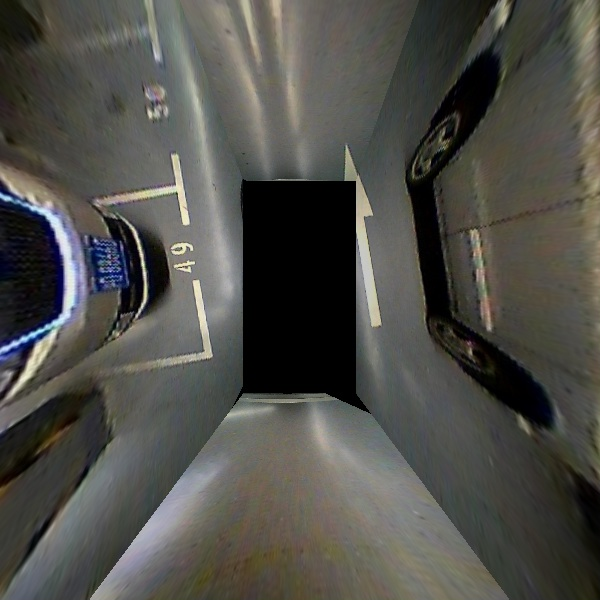
#> input picture img/20161019-1-1.bmp, 600 x 600 px, found by its file name
$ jupyter execute ORB_tracking.ipynb
#> lines starting #> are read from the running program, lines starting #| are printed output that depends on the picture; after the words box and inside, x2 and y2 are one past the last pixel; in counts of white or black regions, pixels touching at a corner belong together
# ORB tracking

- Train a orb detector to detect slot marks

- Add some variation and track the marker in the image

[cell 1]
import cv2
import matplotlib.pyplot as plt
import numpy as np

[cell 2]
# read image
src = cv2.imread('img/20161019-1-1.bmp')
#> src is the input picture: shape (600, 600, 3); mean B, G, R 73.5, 78.7, 79.3
print('Image dimensions:', src.shape)
#| Image dimensions: (600, 600, 3)
plt.imshow(src)

[cell 3]
img = np.copy(src)
cv2.circle( img, (209, 355), 10, (0,255,0), 10)
cv2.circle( img, (87, 376), 10, (0,255,0), 10)

cv2.circle( img, (180, 188), 10, (0,255,0), 10)
cv2.circle( img, (94, 204), 10, (0,255,0), 10)

cv2.circle( img, (153, 31), 10, (0,255,0), 10)
cv2.circle( img, (14, 61), 10, (0,255,0), 10)


plt.imshow(img)

[cell 4]
# find patch
n = 24
patch = src[180-n:180+n, 188-n:188+n]
plt.imshow(patch)

[cell 5]
gray = cv2.cvtColor(patch, cv2.COLOR_RGB2GRAY)
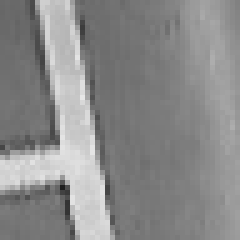
#> gray: shape (48, 48) (shown 5 times larger); min 30, max 231, mean 138.6
plt.imshow(gray)

[cell 6]
# harris corners detect
dst = cv2.cornerHarris(gray, 2, 3, 0.04)

# Dilate corner image to enhance corner points
dst = cv2.dilate(dst,None)

plt.imshow(dst, cmap='gray')

[cell 7]
# find patch
n = 50
patch = src[180-n:180+n, 188-n:188+n]
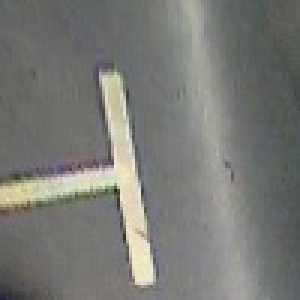
#> patch: shape (100, 100, 3) (shown 3 times larger); mean B, G, R 117.1, 121.8, 120.8
plt.imshow(patch)
print(patch.shape)
#| (100, 100, 3)

[cell 8]
training_gray = patch
training_image= patch
# Import copy to make copies of the training image
import copy

# Set the default figure size
plt.rcParams['figure.figsize'] = [14.0, 7.0]

# Set the parameters of the ORB algorithm by specifying the maximum number of keypoints to locate and
# the pyramid decimation ratio
orb = cv2.ORB_create(200, 2.0)

# Find the keypoints in the gray scale training image and compute their ORB descriptor.
# The None parameter is needed to indicate that we are not using a mask.
keypoints, descriptor = orb.detectAndCompute(training_gray, None)
#> keypoints = 11 keypoints; strongest (x, y, size): (38, 63, 31), (37, 54, 31), (38, 51, 31), (41, 37, 31)

# Create copies of the training image to draw our keypoints on
keyp_without_size = copy.copy(training_image)
keyp_with_size = copy.copy(training_image)

# Draw the keypoints without size or orientation on one copy of the training image
cv2.drawKeypoints(training_image, keypoints, keyp_without_size, color = (0, 255, 0))
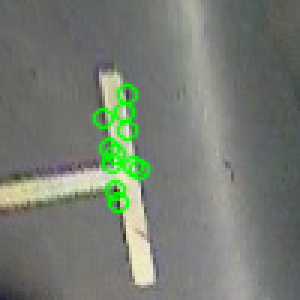
#> keyp_without_size: shape (100, 100, 3) (shown 3 times larger); 4.23% of pixels changed, all inside (x1, y1, x2, y2) = (30, 27, 51, 72)

# Draw the keypoints with size and orientation on the other copy of the training image
cv2.drawKeypoints(training_image, keypoints, keyp_with_size, flags = cv2.DRAW_MATCHES_FLAGS_DRAW_RICH_KEYPOINTS)
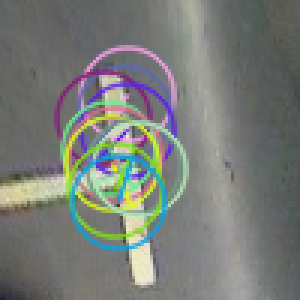
#> keyp_with_size: shape (100, 100, 3) (shown 3 times larger); 19.16% of pixels changed, all inside (x1, y1, x2, y2) = (18, 15, 63, 84)

# Display the image with the keypoints without size or orientation
plt.subplot(121)
plt.title('Keypoints Without Size or Orientation')
plt.imshow(keyp_without_size)

# Display the image with the keypoints with size and orientation
plt.subplot(122)
plt.title('Keypoints With Size and Orientation')
plt.imshow(keyp_with_size)
plt.show()
#> figure, not shown here; B, G, R data is drawn as R, G, B

# Print the number of keypoints detected
print("\nNumber of keypoints Detected: ", len(keypoints))
#| Number of keypoints Detected:  11

[cell 9]
training_gray = src
training_image= src
# Import copy to make copies of the training image
import copy

# Set the default figure size
plt.rcParams['figure.figsize'] = [14.0, 7.0]

# Set the parameters of the ORB algorithm by specifying the maximum number of keypoints to locate and
# the pyramid decimation ratio
orb = cv2.ORB_create(200, 2.0)

# Find the keypoints in the gray scale training image and compute their ORB descriptor.
# The None parameter is needed to indicate that we are not using a mask.
keypoints, descriptor = orb.detectAndCompute(training_gray, None)
#> keypoints = 175 keypoints; strongest (x, y, size): (354, 181, 31), (352, 188, 124), (189, 268, 31), (176, 193, 31)

# Create copies of the training image to draw our keypoints on
keyp_without_size = copy.copy(training_image)
keyp_with_size = copy.copy(training_image)

# Draw the keypoints without size or orientation on one copy of the training image
cv2.drawKeypoints(training_image, keypoints, keyp_without_size, color = (0, 255, 0))
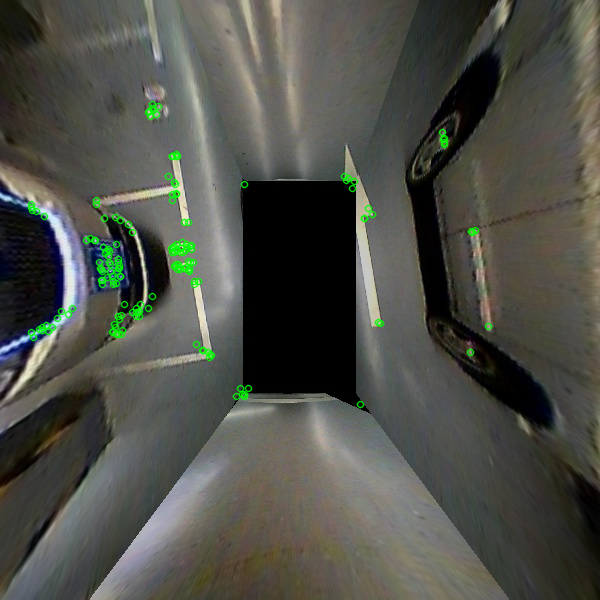
#> keyp_without_size: shape (600, 600, 3); 1.5% of pixels changed, all inside (x1, y1, x2, y2) = (27, 100, 493, 409)

# Draw the keypoints with size and orientation on the other copy of the training image
cv2.drawKeypoints(training_image, keypoints, keyp_with_size, flags = cv2.DRAW_MATCHES_FLAGS_DRAW_RICH_KEYPOINTS)
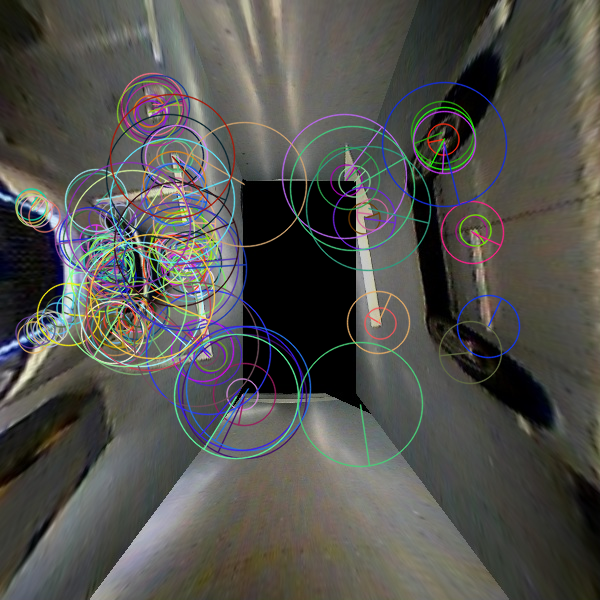
#> keyp_with_size: shape (600, 600, 3); 14.66% of pixels changed, all inside (x1, y1, x2, y2) = (15, 72, 521, 468)

# Display the image with the keypoints without size or orientation
plt.subplot(121)
plt.title('Keypoints Without Size or Orientation')
plt.imshow(keyp_without_size)

# Display the image with the keypoints with size and orientation
plt.subplot(122)
plt.title('Keypoints With Size and Orientation')
plt.imshow(keyp_with_size)
plt.show()
#> figure, not shown here; B, G, R data is drawn as R, G, B

# Print the number of keypoints detected
print("\nNumber of keypoints Detected: ", len(keypoints))
#| Number of keypoints Detected:  175

[cell 10]
# Import copy to make copies of the training image
import copy

# Set the default figure size
plt.rcParams['figure.figsize'] = [14.0, 7.0]

# Set the parameters of the ORB algorithm by specifying the maximum number of keypoints to locate and
# the pyramid decimation ratio
orb = cv2.ORB_create(200, 2.0)

# Find the keypoints in the gray scale training image and compute their ORB descriptor.
# The None parameter is needed to indicate that we are not using a mask.
keypoints, descriptor = orb.detectAndCompute(training_gray, None)

[cell 11]
# rotation image
angle = 30
img = np.copy(patch)
rows,cols = img.shape[0], img.shape[1]
#> rows = 100; cols = 100

M = cv2.getRotationMatrix2D((cols/2,rows/2),angle,1)
dst = cv2.warpAffine(img,M,(cols,rows))
#> dst: shape (100, 100, 3)
plt.imshow(dst)

[cell 12]
rows,cols = img.shape[0], img.shape[1]

[cell 13]
training_image = dst
query_image = src

# Set the default figure size
plt.rcParams['figure.figsize'] = [34.0, 34.0]

# Convert the training image to gray scale
training_gray = cv2.cvtColor(training_image, cv2.COLOR_BGR2GRAY)
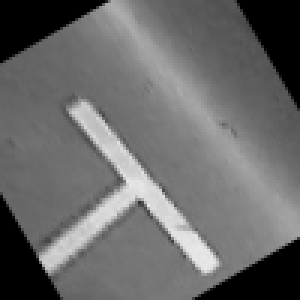
#> training_gray: shape (100, 100) (shown 3 times larger); min 0, max 232, mean 105.6

# Convert the query image to gray scale
query_gray = cv2.cvtColor(query_image, cv2.COLOR_BGR2GRAY)
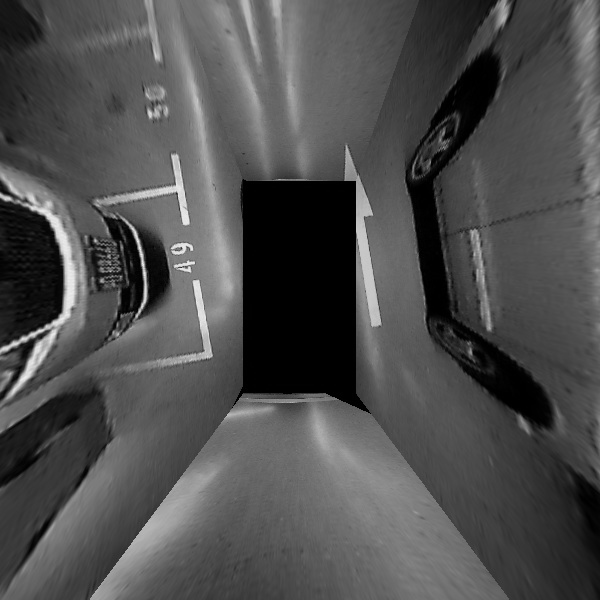
#> query_gray: shape (600, 600); min 0, max 239, mean 78.3

# Set the parameters of the ORB algorithm by specifying the maximum number of keypoints to locate and
# the pyramid decimation ratio
orb = cv2.ORB_create(5000, 2.0)

# Find the keypoints in the gray scale training and query images and compute their ORB descriptor.
# The None parameter is needed to indicate that we are not using a mask in either case.
keypoints_train, descriptors_train = orb.detectAndCompute(training_gray, None)
#> keypoints_train = 12 keypoints; strongest (x, y, size): (46, 67, 31), (40, 60, 31), (36, 44, 31), (41, 46, 31)
keypoints_query, descriptors_query = orb.detectAndCompute(query_gray, None)
#> keypoints_query = 992 keypoints; strongest (x, y, size): (354, 181, 31), (352, 188, 124), (189, 268, 31), (176, 193, 31)

# Create copies of the query images to draw our keypoints on
query_img_keyp = copy.copy(query_image)

# Draw the keypoints with size and orientation on the copy of the query image
cv2.drawKeypoints(query_image, keypoints_query, query_img_keyp, flags = cv2.DRAW_MATCHES_FLAGS_DRAW_RICH_KEYPOINTS)
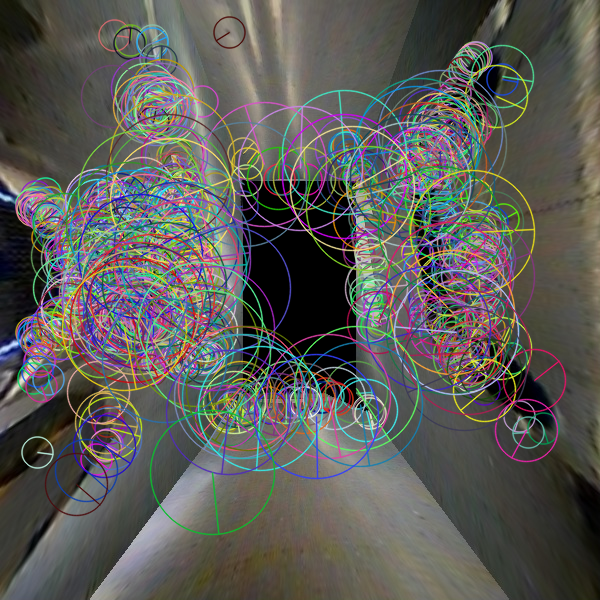
#> query_img_keyp: shape (600, 600, 3); mean B, G, R 86.6, 90.4, 91.1

# Display the query image with the keypoints with size and orientation
plt.title('Keypoints With Size and Orientation', fontsize = 30)
plt.imshow(query_img_keyp)
plt.show()

# Print the number of keypoints detected
print("\nNumber of keypoints Detected: ", len(keypoints_query))
#| Number of keypoints Detected:  992

[cell 14]
# Set the default figure size
plt.rcParams['figure.figsize'] = [34.0, 34.0]

# Create a Brute Force Matcher object. We set crossCheck to True so that the BFMatcher will only return consistent
# pairs. Such technique usually produces best results with minimal number of outliers when there are enough matches.
bf = cv2.BFMatcher(cv2.NORM_HAMMING, crossCheck = True)

# Perform the matching between the ORB descriptors of the training image and the query image
matches = bf.match(descriptors_train, descriptors_query)
#> matches = 10 matches

# The matches with shorter distance are the ones we want. So, we sort the matches according to distance
matches = sorted(matches, key = lambda x : x.distance)

# Connect the keypoints in the training image with their best matching keypoints in the query image.
# The best matches correspond to the first elements in the sorted matches list, since they are the ones
# with the shorter distance. We draw the first 85 mathces and use flags = 2 to plot the matching keypoints
# without size or orientation.
result = cv2.drawMatches(training_gray, keypoints_train, query_gray, keypoints_query, matches[:85], query_gray, flags = 2)
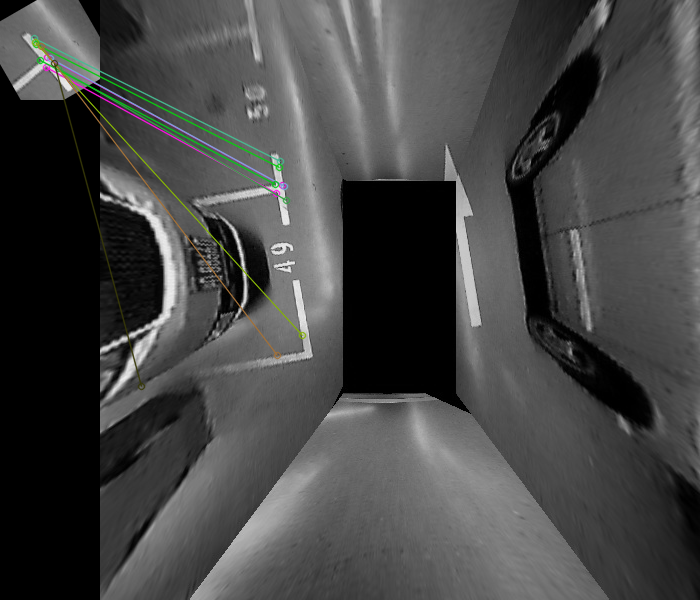
#> result: shape (600, 700, 3); mean of channels 0, 1, 2 69.6, 70.1, 69.8; drawn as B, G, R

# we display the image
plt.title('Best Matching Points', fontsize = 30)
plt.imshow(result)
plt.show()

# Print the number of keypoints detected in the training image
print("Number of Keypoints Detected In The Training Image: ", len(keypoints_train))
#| Number of Keypoints Detected In The Training Image:  12

# Print the number of keypoints detected in the query image
print("Number of Keypoints Detected In The Query Image: ", len(keypoints_query))
#| Number of Keypoints Detected In The Query Image:  992

# Print total number of matching Keypoints between the training and query images
print("\nNumber of Matching Keypoints Between The Training and Query Images: ", len(matches))
#| Number of Matching Keypoints Between The Training and Query Images:  10

$ run again, with img/002.bmp copied over img/20161019-1-1.bmp
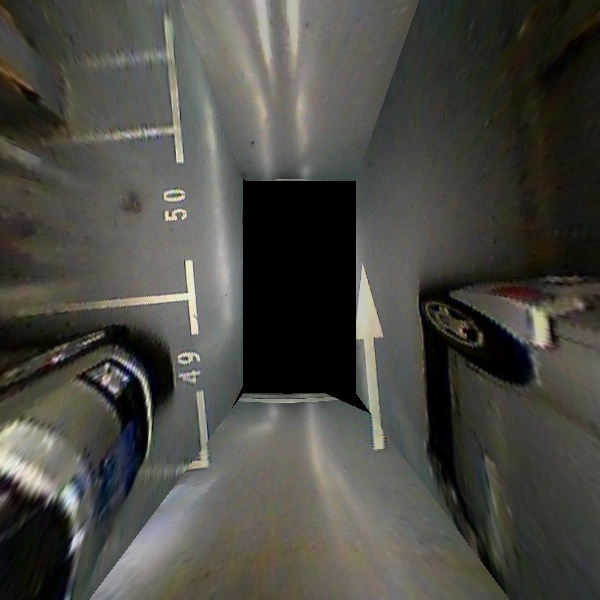
#> input picture img/002.bmp, 600 x 600 px, found by its file name
#> src is the input picture: shape (600, 600, 3); mean B, G, R 67.5, 73.8, 74.2
#| Image dimensions: (600, 600, 3)
#| (100, 100, 3)
#> `keypoints, descriptor = orb.detectAndCompute(training_gray, None)`: keypoints = 11 keypoints; strongest (x, y, size): (42, 65, 31), (45, 68, 31), (39, 31, 31), (46, 62, 31)
#> `cv2.drawKeypoints(training_image, keypoints, keyp_with_size, flags = c..`:
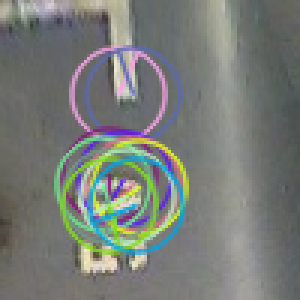
#> keyp_with_size: shape (100, 100, 3) (shown 3 times larger); mean B, G, R 119.4, 124, 119.9
#| Number of keypoints Detected:  11
#> `keypoints, descriptor = orb.detectAndCompute(training_gray, None)`: keypoints = 175 keypoints; strongest (x, y, size): (114, 390, 62), (107, 364, 31), (132, 380, 124), (187, 358, 31)
#| Number of keypoints Detected:  175
#> keypoints_train = 7 keypoints; (x, y, size): (31, 39, 31), (51, 63, 31), (35, 36, 31), (47, 62, 31), (42, 68, 31), (35, 32, 31), (32, 31, 31)
#> keypoints_query = 922 keypoints; strongest (x, y, size): (114, 390, 62), (107, 364, 31), (132, 380, 124), (187, 358, 31)
#| Number of keypoints Detected:  922
#> matches = 7 matches
#> `result = cv2.drawMatches(training_gray, keypoints_train, query_gray, k..`:
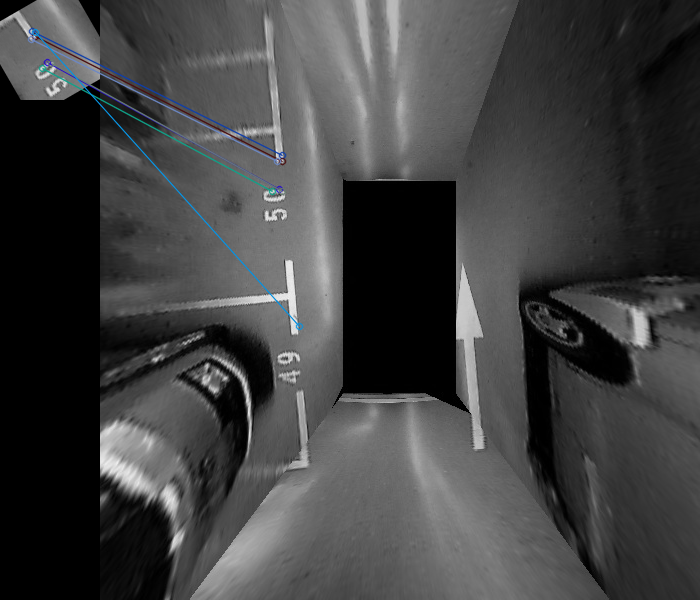
#> result: shape (600, 700, 3); mean of channels 0, 1, 2 65.5, 65.2, 64.9; drawn as B, G, R
#| Number of Keypoints Detected In The Training Image:  7
#| Number of Keypoints Detected In The Query Image:  922
#| Number of Matching Keypoints Between The Training and Query Images:  7
